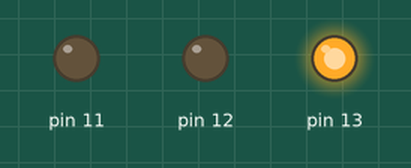
The sketch below on a simulated Arduino Uno, built with avr-gcc and run on an emulated ATmega328P. On the bench: output pins drawn as LEDs (lit = HIGH).

Above: at 3.0 s.
At 8.0 s:
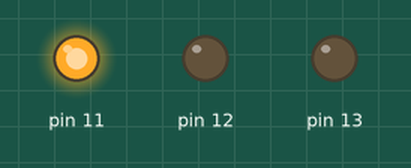
At 11.0 s:
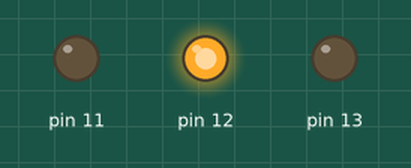
Timing chart, 0 to 15.6 s (numbered marks = the images above):
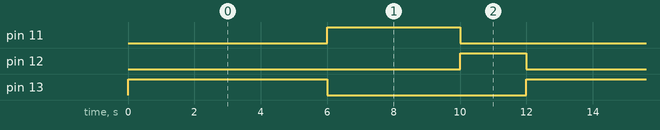

Measured:
- by itself, pin 11: alternates HIGH for 4.0 s and LOW for 8.0 s
- by itself, pin 12: alternates HIGH for 2.0 s and LOW for 10.0 s
- by itself, pin 13: alternates HIGH for 6.0 s and LOW for 6.0 s

The sketch:

semaforo.ino
```cpp
// C++ code
//
class Led {
private:
  int pin;
  int time;
  bool state;
  String color;

public:
  Led(int p, int t, String c) {
  	pin = p;
    time = t;
    color = c;
    state = false;
    pinMode(pin, OUTPUT);
  }

  void turnOn(){
    state = true;
    digitalWrite(pin, state);
  }

  void turnOff(){
    state = false;
    digitalWrite(pin, state);
  }

  void blinkOnce(){
  	turnOn();
    delay(time);
    turnOff();
    delay(time);
  }

  void blink(int times){
    for (int i = 0; i < times; i++){
    	blinkOnce();
    }
  }
};

Led* red;
Led* green;
Led* yellow;

void setup()
{
  red = new Led(13, 6000, "vermelho");
  green = new Led(11, 4000, "verde");
  yellow = new Led(12, 2000, "amarelo");

}

void loop()
{
  red->turnOn();
  delay(6000);
  red->turnOff();

  green->turnOn();
  delay(4000);
  green->turnOff();

  yellow->turnOn();
  delay(2000);
  yellow->turnOff();
}
```
